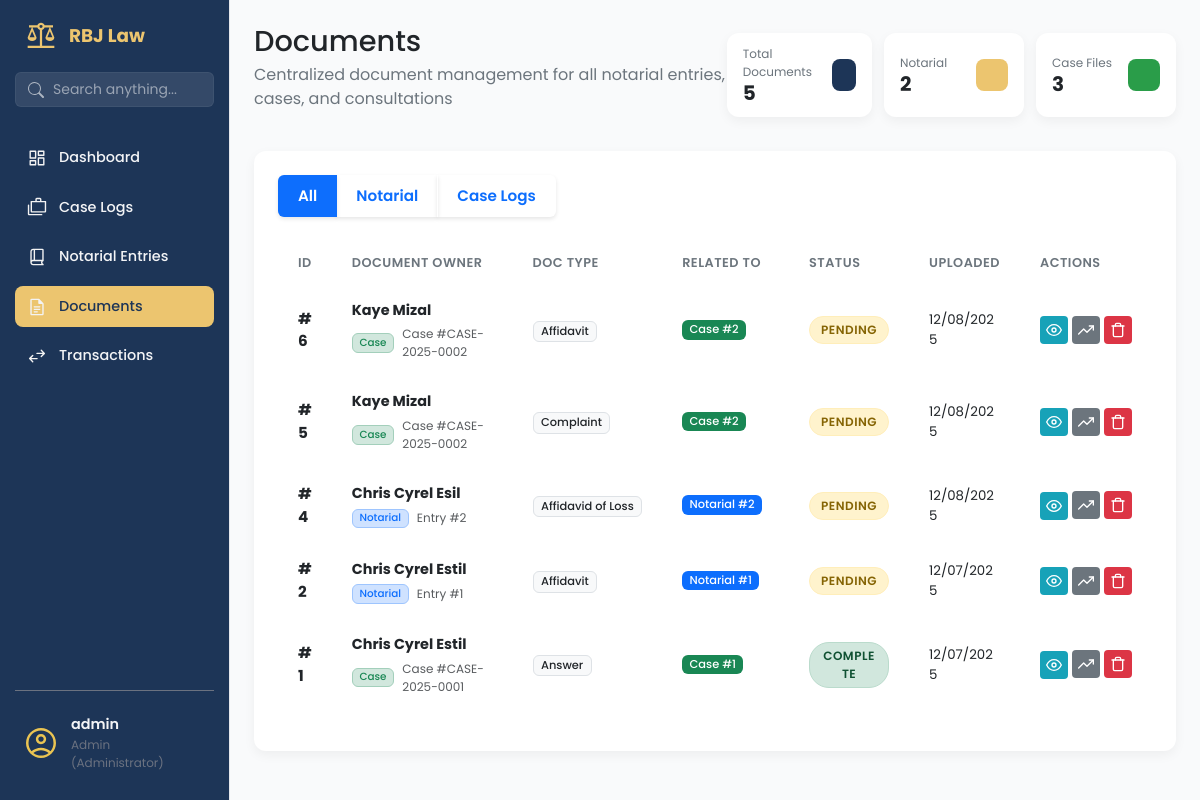
The page /documents/ (signed in) on the database as committed earlier.
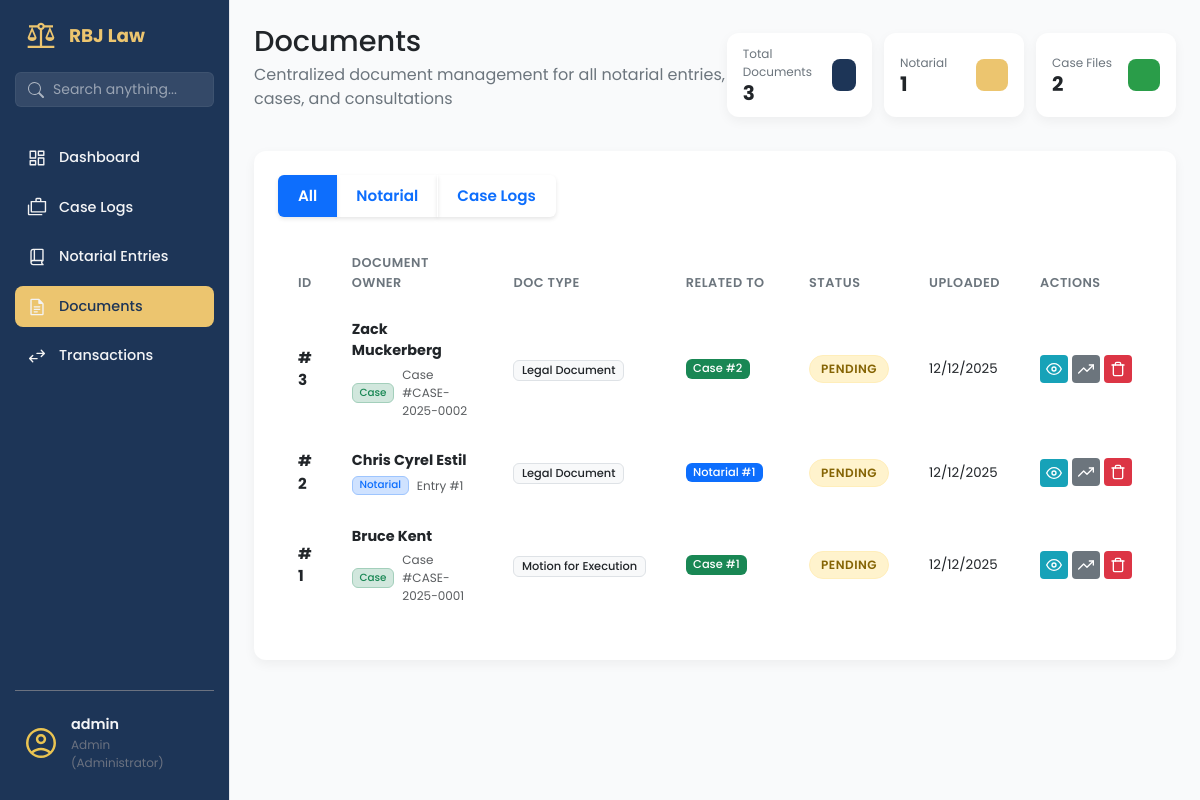
The same page on the database as committed later.
### app/models/document_mdl.py (models this page shows, shortened)
class Document(db.Model):
    __tablename__ = 'documents'
    id = db.Column(db.Integer, primary_key=True)
    filename = db.Column(db.String(255), nullable=False)
    file_path = db.Column(db.String(500), nullable=False)
    file_type = db.Column(db.String(50), nullable=True)
    file_size = db.Column(db.Integer, nullable=True)  # in bytes
    document_type = db.Column(db.String(100), nullable=True)  # e.g., Affidavit, ID, SPA Draft, etc.
    notes = db.Column(db.Text, nullable=True)
    document_status = db.Column(db.String(50), default='Pending', nullable=False)
    parent_type = db.Column(db.String(50), nullable=False)  # 'notarial_entry', 'case', 'client'
    parent_id = db.Column(db.Integer, nullable=False)
    uploaded_by = db.Column(db.Integer, db.ForeignKey('users.id'), nullable=True)
    uploaded_at = db.Column(db.DateTime, default=datetime.utcnow)
    last_modified = db.Column(db.DateTime, default=datetime.utcnow, onupdate=datetime.utcnow)
    uploader = db.relationship('User', backref='uploaded_documents', lazy=True)

### app/routes/documents_routes.py (the view)
@documents_bp.route('/')
@staff_or_admin_required
@login_required
def documents_page():
    document_type = request.args.get('type', 'all')
    query = Document.query
    if current_user.role == 'staff':
        query = query.filter(Document.parent_type != 'case')
    if document_type != 'all':
        query = query.filter_by(parent_type=document_type)
    search_term = request.args.get('search', '')
    if search_term:
        query = query.filter(or_(
            Document.filename.ilike(f'%{search_term}%'),
            Document.notes.ilike(f'%{search_term}%')
        ))
    documents = query.order_by(Document.uploaded_at.desc()).all()
    for doc in documents:
        doc.context_name = "Unknown Client"
        doc.context_ref = f"ID: {doc.parent_id}"
        if doc.parent_type == 'notarial_entry':
            entry = NotarialEntry.query.get(doc.parent_id)
            if entry:
                doc.context_ref = f"Entry #{entry.not_entry_num}"
                if entry.parties:
                    primary_party = entry.parties[0].party_name
                    if len(entry.parties) > 1:
                        doc.context_name = f"{primary_party} et al."
                    else:
                        doc.context_name = primary_party
                else:
                    doc.context_name = "No Party Listed"
        elif doc.parent_type == 'case':
            case = Case.query.get(doc.parent_id)
            if case:
                doc.context_ref = f"Case #{case.case_number}"
                if case.client:
                    doc.context_name = f"{case.client.client_first_name} {case.client.client_last_name}"
                else:
                    doc.context_name = case.title  # Fallback to case title if no client
            else:
                doc.context_name = "Deleted Case"
                doc.context_ref = f"ID: {doc.parent_id}"
        elif doc.parent_type == 'consultation':
            pass
        elif doc.parent_type == 'client':
            client = Client.query.get(doc.parent_id)
            if client:
                doc.context_name = f"{client.first_name} {client.last_name}"
                doc.context_ref = "Client File"
    return render_template('documents_page.html',
                         documents=documents,
                         current_filter=document_type,
                         search_term=search_term)

### app/utils/permissions.py (called while the page is built)
def staff_or_admin_required(f):
    @wraps(f)
    def decorated_function(*args, **kwargs):
        if not current_user.is_authenticated:
            flash('Please login to access this page.', 'error')
            return redirect(url_for('auth.login'))
        if current_user.role not in ['admin', 'staff']:
            flash('Staff or Administrator access required.', 'error')
            return redirect(url_for('dashboard.dashboard_page'))
        return f(*args, **kwargs)
    return decorated_function

### app/templates/documents_page.html (shortened to what the changed rows need)
{% extends 'base.html' %}
{% block content %}
<main class="dashboard-content">
    <header class="dashboard-header">
        <div>
            <h1>Documents </h1>
        </div>
        <div style="display: flex; justify-content: space-between; gap: 12px;">
            <div class="data-card data-card--sm">
                <div class="data-card__info">
                    <span class="data-card__title">Total Documents</span>
                    <span class="data-card__value">{{ documents|length }}</span>
                </div>
            </div>
            <div class="data-card data-card--sm">
                <div class="data-card__info">
                    <span class="data-card__title">Notarial</span>
                    <span class="data-card__value">
                        {% set notarial_count = [] %}
                        {{ notarial_count|length }}
                    </span>
                </div>
            </div>
            {% if current_user.role != 'staff' %}
            <div class="data-card data-card--sm">
                <div class="data-card__info">
                    <span class="data-card__title">Case Files</span>
                    <span class="data-card__value">
                        {% set case_count = [] %}
                        {{ case_count|length }}
                    </span>
                </div>
                <div class="data-card__icon data-card__icon--green"></div>
            </div>
            {% endif %}
                        {% set consultation_count = [] %}
        </div>
    </header>
    <section class="content-section">
        <div class="panel-card">
            <div class="table-wrapper">
                <table class="table">
                    <colgroup>
                    </colgroup>
                    <thead>
                        <tr>
                            <th>ID</th>
                            <th>Document Owner</th>
                            <th>Doc Type</th>
                            <th>Related To</th>
                            <th>Status</th>
                            <th>Uploaded</th>
                            <th>Actions</th>
                        </tr>
                    </thead>
                    <tbody>
                        {% for document in documents %}
                        <tr class="document-row" data-parent-type="{{ document.parent_type }}">
                            <td><strong>#{{ document.id }}</strong></td>
                            <td>
                                <div class="d-flex flex-column">
                                    <span class="fw-bold text-dark" style="font-size: 0.9rem;">
                                        {{ document.context_name }}
                                    </span>
                                    <div class="d-flex align-items-center mt-1">
                                        {% if document.parent_type == 'notarial_entry' %}
                                        <span
                                            class="badge bg-primary-subtle text-primary border border-primary-subtle me-2"
                                            style="font-size: 0.65rem;">Notarial</span>
                                        {% elif document.parent_type == 'case' %}
                                        <span
                                            class="badge bg-success-subtle text-success border border-success-subtle me-2"
                                            style="font-size: 0.65rem;">Case</span>
                                        {% elif document.parent_type == 'consultation' %}
                                        <span class="badge bg-info-subtle text-info border border-info-subtle me-2"
                                            style="font-size: 0.65rem;">Consultation</span>
                                        {% endif %}
                                        <small class="text-muted" style="font-size: 0.75rem;">
                                            {{ document.context_ref }}
                                        </small>
                                    </div>
                                </div>
                            </td>
                            <td><span class="badge bg-light text-dark border">{{ document.document_type or 'General'
                                    }}</span></td>
                            <td>
                                {% if document.parent_type == 'notarial_entry' %}
                                <span class="badge bg-primary mb-1">Notarial #{{ document.parent_id }}</span>
                                {% elif document.parent_type == 'case' %}
                                <span class="badge bg-success mb-1">Case #{{ document.parent_id }}</span>
                                {% else %}
                                <span class="badge bg-secondary mb-1">{{ document.parent_type|title }}</span>
                                {% endif %}
                            </td>
                            <td>
                                <span
                                    class="status-tag status-tag--{{ document.document_status|lower|replace(' ', '-') }}">
                                    {{ document.document_status }}
                                </span>
                            </td>
                            <td>
                                <div class="small">{{ document.uploaded_at.strftime('%m/%d/%Y') }}</div>
                            </td>
                            <td>
                                <div class="action-buttons">
                                    <a href="{{ url_for('documents.view_document', document_id=document.id) }}"
                                        target="_blank" class="btn-action btn-action--info" title="View">
                                        <svg xmlns="http://www.w3.org/2000/svg" width="16" height="16"
                                            viewBox="0 0 24 24" fill="none" stroke="currentColor" stroke-width="2"
                                            stroke-linecap="round" stroke-linejoin="round">
                                            <path d="M1 12s4-8 11-8 11 8 11 8-4 8-11 8-11-8-11-8z"></path>
                                            <circle cx="12" cy="12" r="3"></circle>
                                        </svg>
                                    </a>
                                    <div class="dropdown status-dropdown">
                                        <button class="btn-action btn-action--secondary dropdown-toggle" type="button"
                                            data-bs-toggle="dropdown" aria-expanded="false" title="Update Status">
                                            <svg xmlns="http://www.w3.org/2000/svg" width="16" height="16"
                                                viewBox="0 0 24 24" fill="none" stroke="currentColor" stroke-width="2"
                                                stroke-linecap="round" stroke-linejoin="round">
                                                <polyline points="23 6 13.5 15.5 8.5 10.5 1 18"></polyline>
                                                <polyline points="17 6 23 6 23 12"></polyline>
                                            </svg>
                                        </button>
                                    </div>
                                    <form action="{{ url_for('documents.delete_document', document_id=document.id) }}"
                                        method="POST" style="display:inline;"
                                        onsubmit="return confirm('Are you sure you want to delete this document?');">
                                        <button type="submit" class="btn-action btn-action--danger" title="Delete">
                                        </button>
                                    </form>
                                </div>
                            </td>
                        </tr>
                        {% endfor %}
                    </tbody>
                </table>
            </div>
        </div>
    </section>
</main>
{% endblock %}

Rows that differ between the two databases and show on the page:
removed Document: id "6", context_name "Kaye Mizal", parent_type "Case", context_ref "Case #CASE-2025-0002", document_type "Affidavit", parent_id "2", document_status "PENDING", uploaded_at "12/08/2025"
removed Document: id "5", context_name "Kaye Mizal", parent_type "Case", context_ref "Case #CASE-2025-0002", document_type "Complaint", parent_id "2", document_status "PENDING", uploaded_at "12/08/2025"
removed Document: id "4", context_name "Chris Cyrel Esil", parent_type "Notarial", context_ref "Entry #2", document_type "Affidavid of Loss", parent_id "2", document_status "PENDING", uploaded_at "12/08/2025"
added Document: id "3", context_name "Zack Muckerberg", parent_type "Case", context_ref "Case #CASE-2025-0002", document_type "Legal Document", parent_id "2", document_status "PENDING", uploaded_at "12/12/2025"
changed Document id 2: document_type "Affidavit" → "Legal Document"; uploaded_at "12/07/2025" → "12/12/2025"
changed Document id 1: context_name "Chris Cyrel Estil" → "Bruce Kent"; document_type "Answer" → "Motion for Execution"; document_status "COMPLETE" → "PENDING"; uploaded_at "12/07/2025" → "12/12/2025"
Other text that changed with them:
{{ documents|length }}: "5" → "3"
{{ notarial_count|length }}: "2" → "1"
{{ case_count|length }}: "3" → "2"
